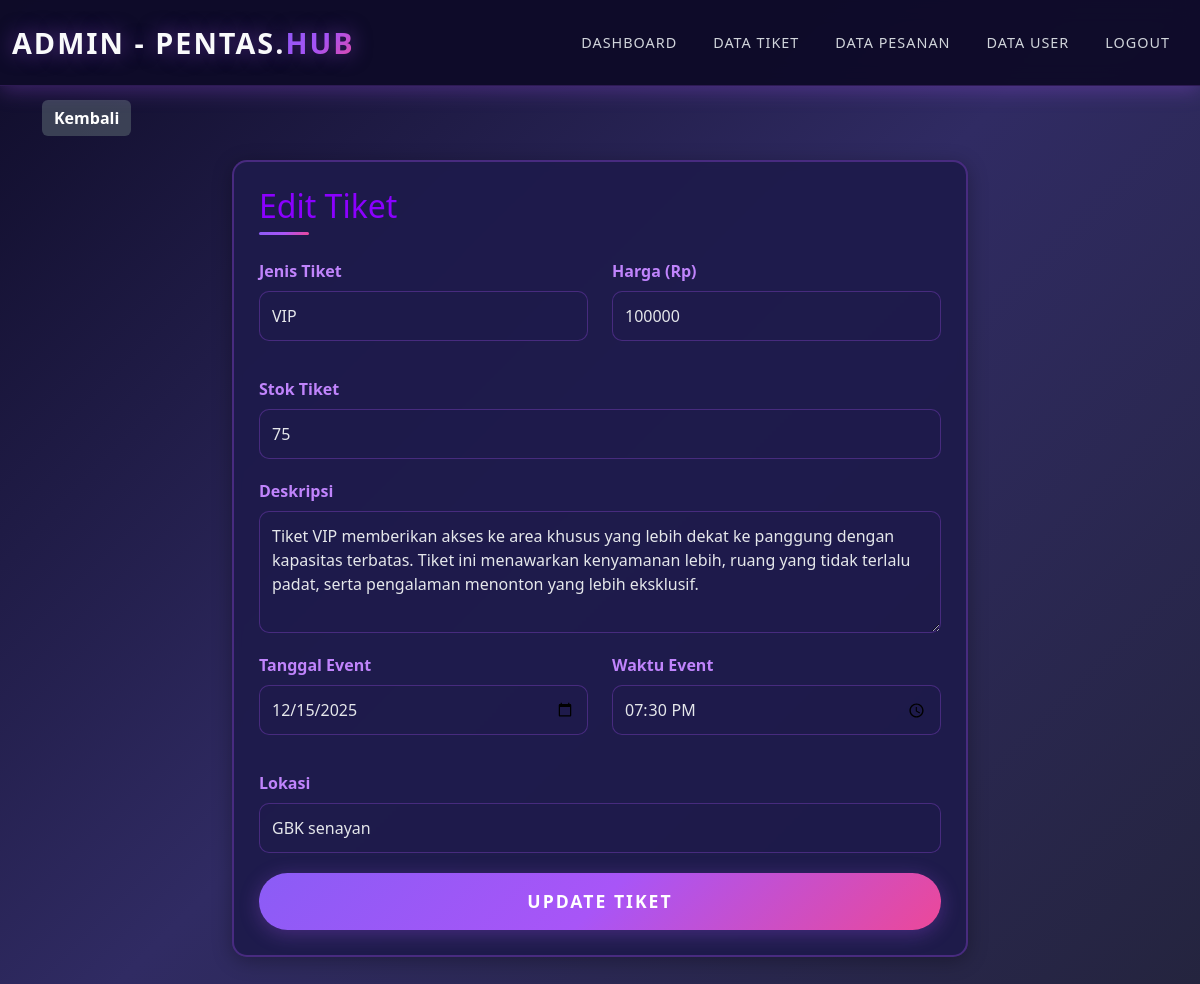
The page /admin/edit_tiket.php?id=5 (signed in) on the database its author committed.
### tables this page shows
CREATE TABLE `tiket` (
  `id` int(11) NOT NULL AUTO_INCREMENT,
  `jenis_tiket` varchar(50) NOT NULL,
  `harga` int(11) NOT NULL,
  `stok` int(11) NOT NULL,
  `deskripsi` text DEFAULT NULL,
  `tanggal_event` date NOT NULL,
  `waktu_event` time NOT NULL,
  `lokasi` varchar(200) NOT NULL,
  `gambar` varchar(255) DEFAULT NULL,
  `status` enum('tersedia','habis') NOT NULL DEFAULT 'tersedia',
  `created_at` timestamp NOT NULL DEFAULT current_timestamp(),
  PRIMARY KEY (`id`)
);

### admin/edit_tiket.php (the view, shortened to what this page needs)
<?php
require_once '../includes/config.php';
$id = $_GET['id'];
$query = mysqli_query($conn, "SELECT * FROM tiket WHERE id='$id'");
$tiket = mysqli_fetch_assoc($query);
?>
<!DOCTYPE html>
<html lang="id">
<head>
    <link href="https://cdn.jsdelivr.net/npm/bootstrap@5.3.0/dist/css/bootstrap.min.css" rel="stylesheet">
    <link rel="stylesheet" href="../assets/css/styles.css"
    <link rel="stylesheet" href="https://cdnjs.cloudflare.com/ajax/libs/font-awesome/6.4.0/css/all.min.css">
</head>
<body>
    <nav class="navbar navbar-expand-lg navbar-dark fixed-top">
        <div class="container-fluid">
            <a class="navbar-brand" href="dashboard.php">
                ADMIN - PENTAS.<span>HUB</span>
            </a>
            <div class="collapse navbar-collapse" id="navbarNav">
                <ul class="navbar-nav ms-auto">
                    <li class="nav-item">
                        <a class="nav-link" href="dashboard.php">Dashboard</a>
                    </li>
                    <li class="nav-item">
                        <a class="nav-link active" href="data_tiket.php">Data Tiket</a>
                    </li>
                    <li class="nav-item">
                        <a class="nav-link" href="data_pesanan.php">Data Pesanan</a>
                    </li>
                    <li class="nav-item">
                        <a class="nav-link" href="data_user.php">Data User</a>
                    </li>
                    <li class="nav-item">
                        <a class="nav-link" href="../logout.php">Logout</a>
                    </li>
                </ul>
            </div>
        </div>
    </nav>
    <div class="dashboard-container" style="margin-top: 80px;">
        <div class="container">
            <a href="data_tiket.php" class="btn btn-secondary mb-4">
                <i class="fas fa-arrow-left"></i> Kembali
            </a>
            <div class="row">
                <div class="col-md-8 mx-auto">
                    <div class="card-custom">
                        <h2 class="mb-4" style="color: #8b00ff;">
                            <i class="fas fa-edit"></i> Edit Tiket
                        </h2>
                        <form method="POST" action="">
                            <div class="row">
                                <div class="col-md-6 mb-3">
                                    <label class="form-label">Jenis Tiket</label>
                                    <select name="jenis_tiket" class="form-control" required>
                                        <option value="VIP" <?= $tiket['jenis_tiket'] == 'VIP' ? 'selected' : '' ?>>VIP</option>
                                    </select>
                                </div>
                                <div class="col-md-6 mb-3">
                                    <label class="form-label">Harga (Rp)</label>
                                    <input type="number" name="harga" class="form-control" value="<?= $tiket['harga'] ?>" required>
                                </div>
                            </div>
                            <div class="mb-3">
                                <label class="form-label">Stok Tiket</label>
                                <input type="number" name="stok" class="form-control" value="<?= $tiket['stok'] ?>" required>
                            </div>
                            <div class="mb-3">
                                <label class="form-label">Deskripsi</label>
                                <textarea name="deskripsi" class="form-control" rows="4" required><?= $tiket['deskripsi'] ?></textarea>
                            </div>
                            <div class="row">
                                <div class="col-md-6 mb-3">
                                    <label class="form-label">Tanggal Event</label>
                                    <input type="date" name="tanggal_event" class="form-control" value="<?= $tiket['tanggal_event'] ?>" required>
                                </div>
                                <div class="col-md-6 mb-3">
                                    <label class="form-label">Waktu Event</label>
                                    <input type="time" name="waktu_event" class="form-control" value="<?= $tiket['waktu_event'] ?>" required>
                                </div>
                            </div>
                            <div class="mb-3">
                                <label class="form-label">Lokasi</label>
                                <input type="text" name="lokasi" class="form-control" value="<?= $tiket['lokasi'] ?>" required>
                            </div>
                            <button type="submit" name="update" class="btn btn-custom w-100">
                                <i class="fas fa-save"></i> UPDATE TIKET
                            </button>
                        </form>
                    </div>
                </div>
            </div>
        </div>
    </div>
</body>
</html>

### assets/css/styles.css (style rules this page uses)
* { margin: 0; padding: 0; box-sizing: border-box; }
:root { --purple-dark: #0f0c29; --purple-mid: #1e1b4b; --purple-light: #312e81; --gradient-primary: linear-gradient(135deg, #8b5cf6 0%, #a855f7 50%, #ec4899 100%); --gradient-vvip: linear-gradient(135deg, #a855f7 0%, #ec4899 100%); --gradient-vip: linear-gradient(135deg, #16e732 0%, #1774df 100%); --gradient-festival: linear-gradient(135deg, #e2b902 0%, #cc9d1a 100%); --text-primary: #e5e7eb; --text-secondary: #9ca3af; --border-color: rgba(168, 85, 247, 0.3); --shadow-primary: 0 4px 20px rgba(168, 85, 247, 0.3); --shadow-hover: 0 8px 30px rgba(168, 85, 247, 0.6); }
body { font-family: 'Segoe UI', Tahoma, Geneva, Verdana, sans-serif; background: linear-gradient(135deg, var(--purple-dark) 0%, #302b63 50%, #24243e 100%); color: var(--text-primary); min-height: 100vh; overflow-x: hidden; }
.navbar { background: rgba(15, 12, 41, 0.98) !important; box-shadow: var(--shadow-primary); padding: 1rem 0; backdrop-filter: blur(10px); border-bottom: 1px solid rgba(168, 85, 247, 0.2); z-index: 1000; }
.navbar-brand { font-size: 1.8rem; font-weight: bold; color: #f9fafb !important; text-transform: uppercase; letter-spacing: 2px; text-shadow: 0 0 20px rgba(168, 85, 247, 0.5); }
.navbar-brand span { background: var(--gradient-primary); -webkit-background-clip: text; -webkit-text-fill-color: transparent; background-clip: text; }
.nav-link { color: #d1d5db !important; margin: 0 10px; transition: all 0.3s ease; text-transform: uppercase; font-size: 0.9rem; letter-spacing: 1px; position: relative; }
.nav-link::after { content: ''; position: absolute; bottom: -5px; left: 0; width: 0; height: 2px; background: var(--gradient-primary); transition: width 0.3s ease; }
.btn-custom { background: var(--gradient-primary); border: none; color: #ffffff; font-weight: 700; padding: 15px 40px; font-size: 1.1rem; box-shadow: var(--shadow-primary); transition: all 0.3s ease; text-transform: uppercase; letter-spacing: 2px; border-radius: 50px; position: relative; overflow: hidden; }
.btn-custom::before { content: ''; position: absolute; top: 0; left: -100%; width: 100%; height: 100%; background: linear-gradient(90deg, transparent, rgba(255, 255, 255, 0.3), transparent); transition: left 0.5s ease; }
.btn-secondary { background: rgba(75, 85, 99, 0.7) !important; border: none !important; color: white !important; font-weight: 600; }
.form-control { background: rgba(30, 27, 75, 0.6); border: 1px solid var(--border-color); color: var(--text-primary); padding: 12px; border-radius: 10px; margin-bottom: 20px; transition: all 0.3s ease; }
.form-control::placeholder { color: rgba(229, 231, 235, 0.5); }
.form-label { font-weight: 600; margin-bottom: 8px; color: #c084fc; }
.dashboard-container, .dashboard-admin { padding: 20px 0; min-height: 100vh; }
.card-custom { background: rgba(30, 27, 75, 0.95); border: 2px solid var(--border-color); border-radius: 15px; padding: 25px; margin-bottom: 25px; transition: all 0.3s ease; box-shadow: 0 4px 20px rgba(0, 0, 0, 0.3); backdrop-filter: blur(5px); }
.card-custom h2, .card-custom h3, .card-custom h4 { margin-bottom: 20px; color: #c084fc; position: relative; padding-bottom: 10px; }
.card-custom h2::after, .card-custom h3::after, .card-custom h4::after { content: ''; position: absolute; bottom: 0; left: 0; width: 50px; height: 3px; background: var(--gradient-primary); border-radius: 3px; }

### rows shown on the page
tiket: jenis_tiket "VIP", harga "100000", stok "75", deskripsi "Tiket VIP memberikan akses ke area khusus yang lebih dekat ke panggung dengan kapasitas terbatas. Tiket ini menawarkan kenyamanan lebih, ruang yang tidak terlalu padat, serta pengalaman menonton yang lebih eksklusif.", tanggal_event "12/15/2025", waktu_event "19:30:00", lokasi "GBK senayan"
